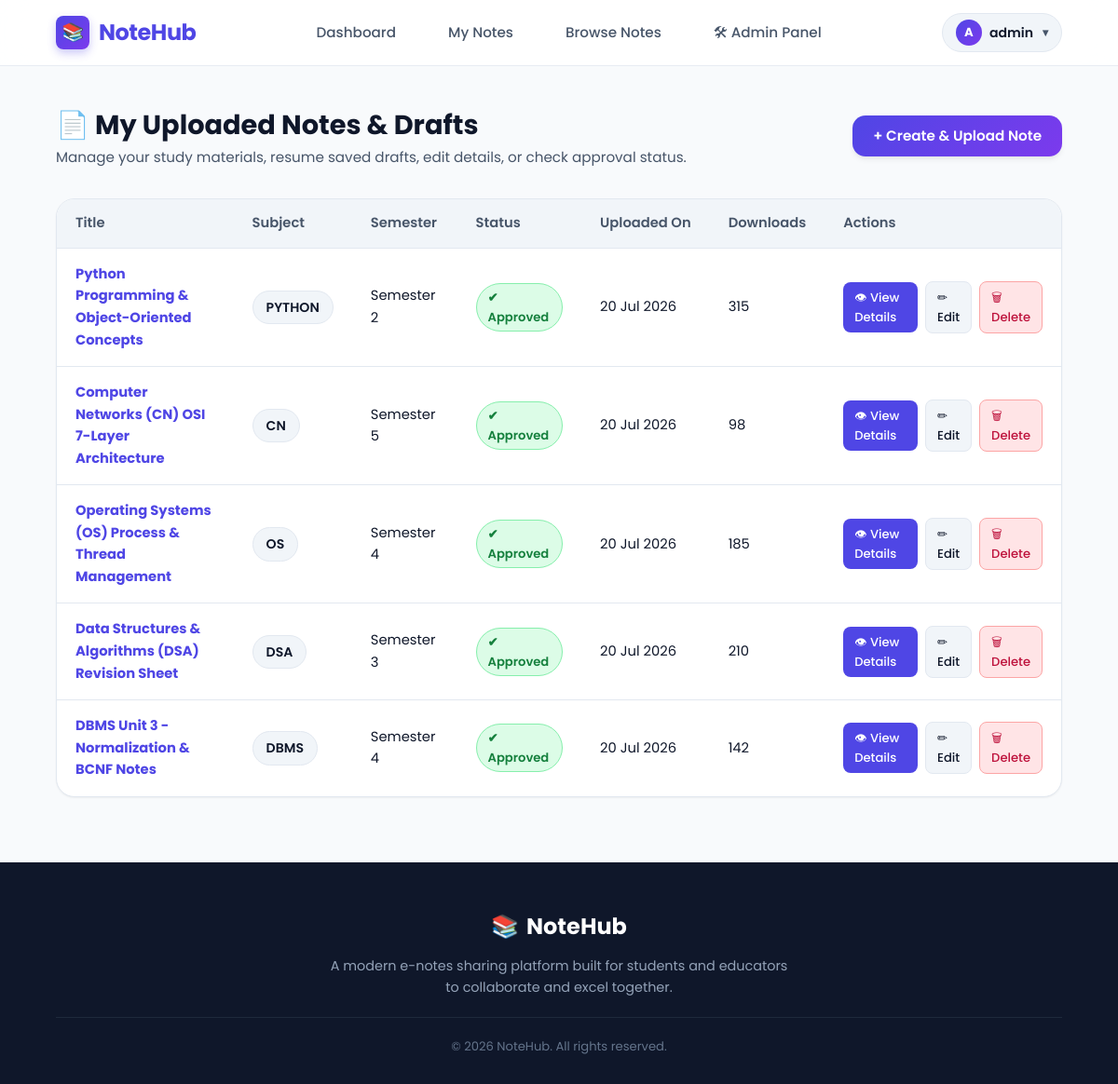
Screenshot of /notes/my-notes/ (signed in) with the database file from the repository.
### notes/models.py (models this page shows, shortened)
class Note(models.Model):
    STATUS_CHOICES = [
        ("Draft", "Draft"),
        ("Pending", "Pending"),
        ("Approved", "Approved"),
        ("Rejected", "Rejected"),
    ]
    SUBJECT_CHOICES = [
        ('DBMS', 'DBMS'),
        ('OS', 'Operating System'),
        ('CN', 'Computer Networks'),
        ('CC', 'Cloud Computing'),
        ('DSA', 'Data Structures'),
        ('JAVA', 'Java'),
        ('PYTHON', 'Python'),
        ('MATH', 'Mathematics'),
        ('OTHER', 'Other'),
    ]
    BRANCH_CHOICES = [
        ('CSE', 'Computer Science Engineering'),
        ('IT', 'Information Technology'),
        ('ECE', 'Electronics & Comm.'),
        ('ME', 'Mechanical Engineering'),
        ('CIVIL', 'Civil Engineering'),
        ('BCA_MCA', 'BCA / MCA'),
        ('COMMERCE', 'Commerce & Business'),
        ('OTHER', 'General / Other'),
    ]
    title = models.CharField(max_length=200)
    subject = models.CharField(max_length=50, choices=SUBJECT_CHOICES)
    branch = models.CharField(max_length=50, choices=BRANCH_CHOICES, default='CSE')
    semester = models.IntegerField()
    description = models.TextField(blank=True)
    content = models.TextField(blank=True, help_text="Rich text or markdown content for online created e-notes")
    drawing_data = models.TextField(blank=True, help_text="Base64 canvas drawing image data")
    is_online_note = models.BooleanField(default=False)
    file = models.FileField(upload_to='notes/', blank=True, null=True)
    uploaded_by = models.ForeignKey(User, on_delete=models.CASCADE)
    uploaded_at = models.DateTimeField(auto_now_add=True)
    downloads = models.IntegerField(default=0)
    likes = models.ManyToManyField(User, related_name='liked_notes', blank=True)
    status = models.CharField(
        max_length=20,
        choices=STATUS_CHOICES,
        default="Pending"
    )

### notes/views.py (the view)
# urls.py: path("my-notes/", views.my_notes, name="my_notes"),
@login_required
def my_notes(request):
    notes = Note.objects.filter(uploaded_by=request.user).order_by("-uploaded_at")
    return render(request, "notes/my_notes.html", {"notes": notes})

### templates/notes/my_notes.html (shortened to what this page needs)
{% extends "base.html" %}
{% block content %}
<div class="dashboard-wrapper">
    <div class="dashboard-header">
        <div>
            <h1>📄 My Uploaded Notes & Drafts</h1>
            <p>Manage your study materials, resume saved drafts, edit details, or check approval status.</p>
        </div>
        <div>
            <a href="{% url 'upload_note' %}" class="btn-primary">
                + Create & Upload Note
            </a>
        </div>
    </div>
    <div class="content-card">
        <div class="table-responsive">
            <table class="modern-table">
                <thead>
                    <tr>
                        <th>Title</th>
                        <th>Subject</th>
                        <th>Semester</th>
                        <th>Status</th>
                        <th>Uploaded On</th>
                        <th>Downloads</th>
                        <th>Actions</th>
                    </tr>
                </thead>
                <tbody>
                    {% for note in notes %}
                    <tr>
                        <td>
                            <a href="{% url 'note_detail' note.id %}" style="text-decoration:none;">
                                <strong style="color:var(--primary);">{{ note.title }}</strong>
                            </a>
                        </td>
                        <td><span class="user-badge">{{ note.subject }}</span></td>
                        <td>Semester {{ note.semester }}</td>
                        <td>
                            {% if note.status == "Approved" %}
                                <span class="status-pill approved">✔ Approved</span>
                            {% elif note.status == "Pending" %}
                                <span class="status-pill pending">⏳ Pending</span>
                            {% elif note.status == "Draft" %}
                                <span class="status-pill pending" style="background:#e2e8f0; color:#475569;">📝 Draft</span>
                            {% else %}
                                <span class="status-pill rejected">✖ Rejected</span>
                            {% endif %}
                        </td>
                        <td>{{ note.uploaded_at|date:"d M Y" }}</td>
                        <td>{{ note.downloads }}</td>
                        <td>
                            <div class="action-group">
                                <a href="{% url 'note_detail' note.id %}" class="btn-sm btn-sm-primary">
                                    👁 View Details
                                </a>
                                <a href="{% url 'edit_note' note.id %}" class="btn-sm btn-sm-secondary">
                                    ✏ Edit
                                </a>
                                <a href="{% url 'delete_note' note.id %}" class="btn-sm btn-sm-danger">
                                    🗑 Delete
                                </a>
                            </div>
                        </td>
                    </tr>
                    {% endfor %}
                </tbody>
            </table>
        </div>
    </div>
</div>
{% endblock %}

### templates/base.html (shortened to what this page needs)
{% load static %}
<!DOCTYPE html>
<html lang="en">
<head>
    <link rel="stylesheet" href="{% static 'css/style.css' %}">
</head>
<body>
    <nav class="navbar">
        <div class="logo">
            <a href="{% url 'home' %}">
                <span class="logo-icon">📚</span>
                <span>NoteHub</span>
            </a>
        </div>
        <ul class="nav-links">
            {% if user.is_authenticated %}
                <li><a href="{% url 'dashboard' %}">Dashboard</a></li>
                <li><a href="{% url 'my_notes' %}">My Notes</a></li>
                <li><a href="{% url 'browse_notes' %}">Browse Notes</a></li>
                {% if user.is_staff %}
                    <li><a href="{% url 'admin_dashboard' %}">🛠 Admin Panel</a></li>
                {% endif %}
            {% else %}
                <li><a href="{% url 'home' %}">Home</a></li>
                <li><a href="{% url 'browse_notes' %}">Browse Notes</a></li>
            {% endif %}
        </ul>
        <div class="nav-right">
            {% if user.is_authenticated %}
                <div class="user-dropdown-wrapper">
                    <button type="button" class="user-badge" id="userMenuBtn">
                        <span class="user-avatar">{{ user.username|first|upper }}</span>
                        <span>{{ user.first_name|default:user.username }}</span>
                        <span style="font-size:0.75rem; margin-left:2px; color:var(--text-muted);">▾</span>
                    </button>
                </div>
            {% else %}
                <a href="{% url 'login' %}" class="btn-secondary">Login</a>
                <a href="{% url 'register' %}" class="btn-primary">Register</a>
            {% endif %}
        </div>
    </nav>
    <main>
        {% block content %}
        {% endblock %}
    </main>
    <footer>
        <div class="footer-brand">
            <span>📚</span> NoteHub
        </div>
        <p>A modern e-notes sharing platform built for students and educators to collaborate and excel together.</p>
        <div class="copyright">
            © 2026 NoteHub. All rights reserved.
        </div>
    </footer>
</body>
</html>

### rows the page displays
Note: title "Python Programming & Object-Oriented Concepts", subject "PYTHON", semester "2", status "✔ Approved", uploaded_at "20 Jul 2026", downloads "315"
Note: title "Computer Networks (CN) OSI 7-Layer Architecture", subject "CN", semester "5", status "✔ Approved", uploaded_at "20 Jul 2026", downloads "98"
Note: title "Operating Systems (OS) Process & Thread Management", subject "OS", semester "4", status "✔ Approved", uploaded_at "20 Jul 2026", downloads "185"
Note: title "Data Structures & Algorithms (DSA) Revision Sheet", subject "DSA", semester "3", status "✔ Approved", uploaded_at "20 Jul 2026", downloads "210"
Note: title "DBMS Unit 3 - Normalization & BCNF Notes", subject "DBMS", semester "4", status "✔ Approved", uploaded_at "20 Jul 2026", downloads "142"

### other values shown
{{ user.username|first|upper }} "A"
{{ user.first_name|default:user.username }} "admin"
